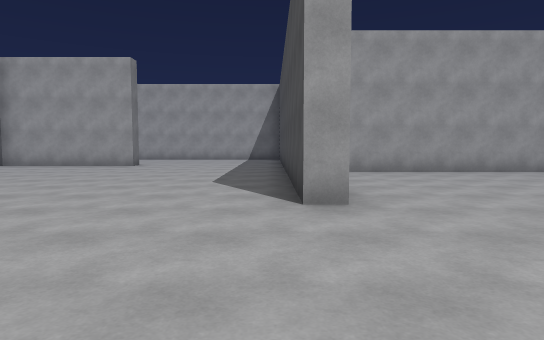
view 1 (above)

22 first-person views from a walk through a 3-D level made in the Unity game engine. The camera is 1.3 m above the floor, tilts 4° down and sees 75° across. The floor is counted in squares, 2 m on a side. Each view is taken from the middle of a square. On the plan, view 1 faces up. The plan holds only what a view shows up to about 10 squares ahead; the rest is blank. The place goes on beyond the plan. The player character is not drawn.

view 2
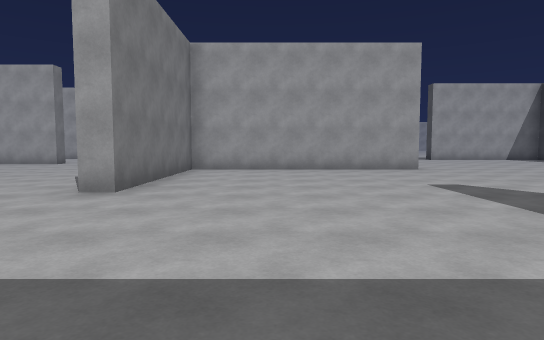

view 3
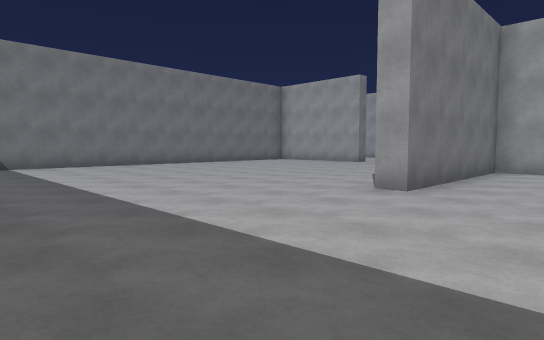

view 4
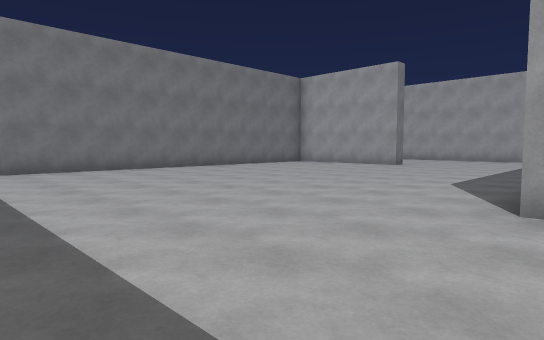

view 5
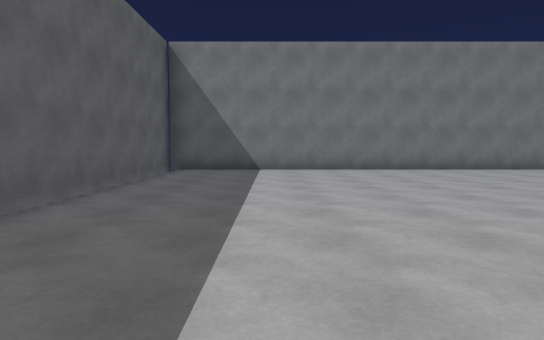

view 6
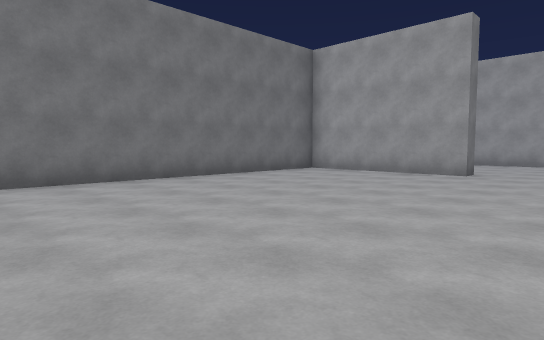

view 7
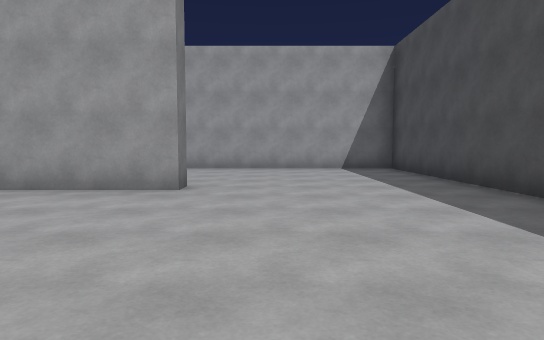

view 8
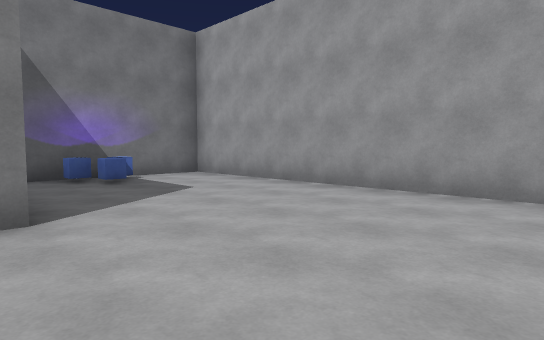

view 9
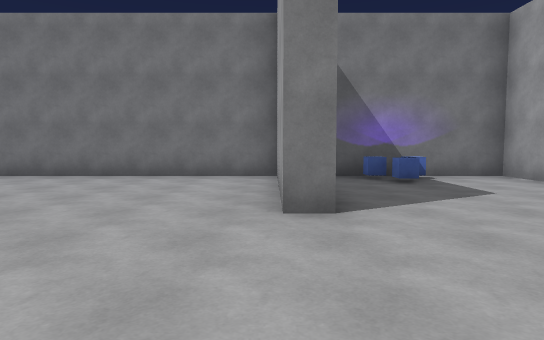

view 10
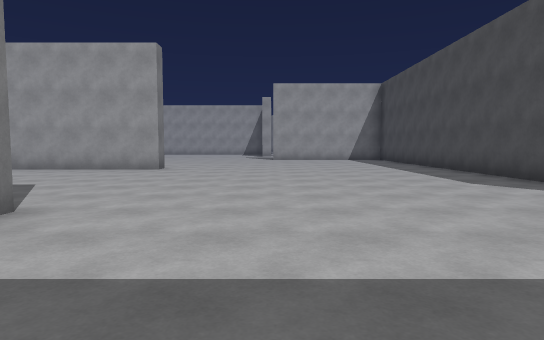

view 11
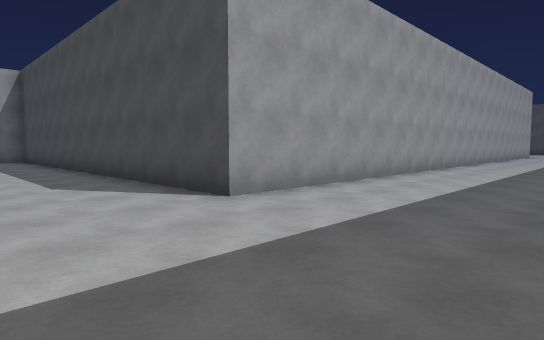

view 12
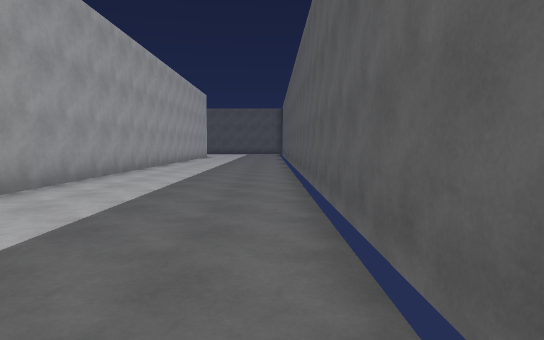

view 13
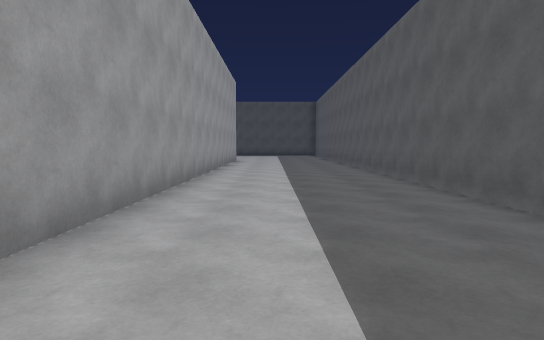

view 14
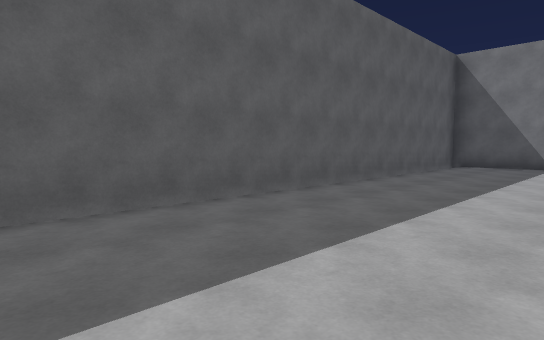

view 15
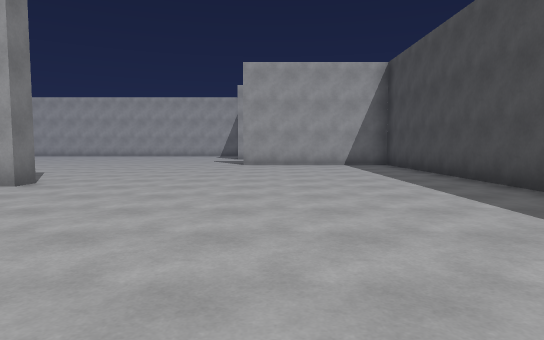

view 16
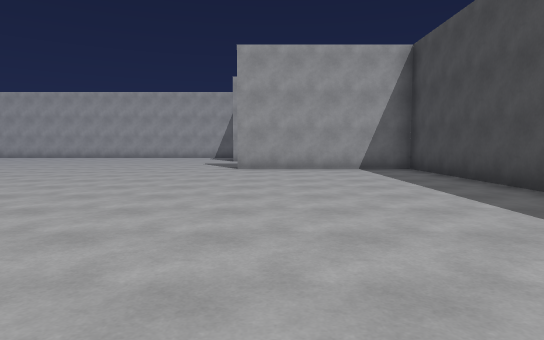

view 17
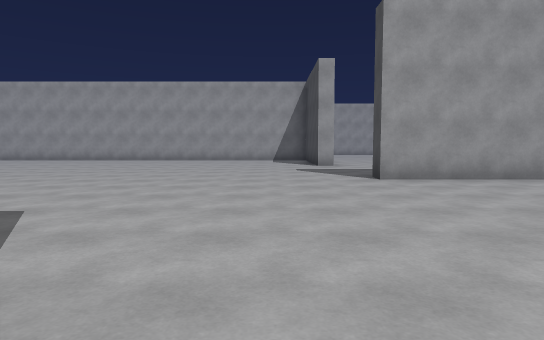

view 18
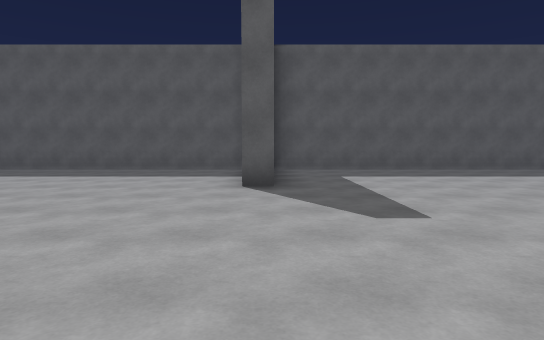

view 19
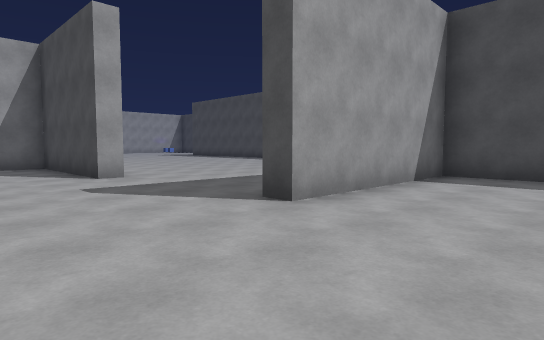

view 20
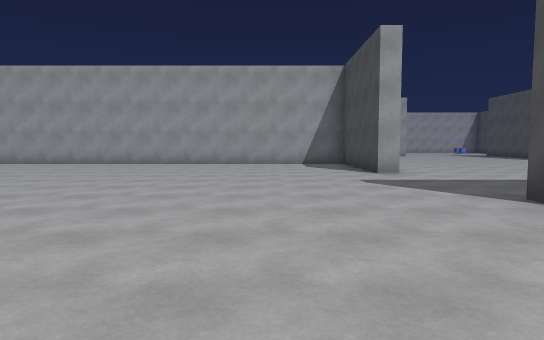

view 21
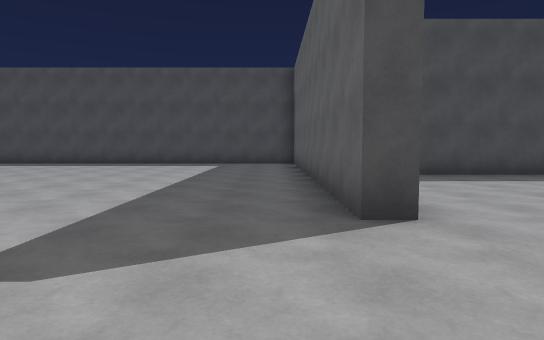

view 22
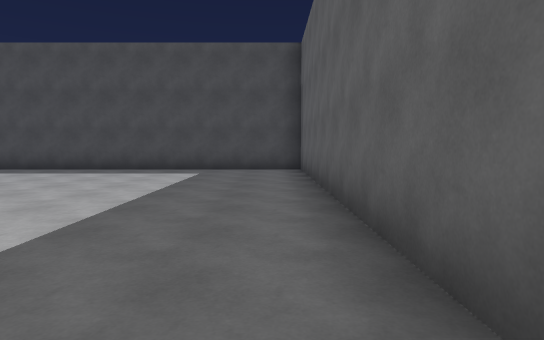

### Floor plan
Points are (right, up) in squares from view 1. A wall is a line through its corners. A room is listed if a view was taken in it or the views show most of it. See-through windows are left out.
Room 1 (views 1, 2, 3, 4, 5, 6, 7, 8, 9, 10, 11, 12, 13, 14, 15, 16, 17, 18, 19, 20, 21, 22)
walls: (7, 9.1) (7, 8.6) (0.8, 8.6) (0.8, 3.8) (0.3, 3.8) (0.3, 15.9) (-8.4, 15.9) (-8.4, 12.2); (6.9, 2.4) (7.5, 2.4); (7.5, 0.5) (7.5, -0.8); (10, 19.2) (9.5, 19.2) (9.5, 21.5); (-4.3, 11.6) (-4.3, 11.1) (-8.4, 11.1) (-8.4, -1.7) (-2.5, -1.7); (7.8, -1.7) (29, -1.7); (-0.5, -1.7) (7, -1.7); (29, 2.5) (14.8, 2.5) (14.8, 14.7) (10.1, 14.7) (10.1, 15.2) (19.5, 15.2) (19.5, 21.5)
objects: other object (-8, 14)

Where each view was taken, in squares from view 1:
view 1: 0 up, 0 right, facing up
view 2: 1 down, 3 right, facing up
view 3: 1 down, 3 right, facing up-left
view 4: 0 up, 1 right, facing up-left
view 5: 1 up, 1 right, facing left
view 6: 3 up, 2 left, facing up-left
view 7: 6 up, 3 left, facing up
view 8: 11 up, 1 left, facing up-left
view 9: 11 up, 1 left, facing left
view 10: 1 down, 10 right, facing up
view 11: 1 down, 12 right, facing up-right
view 12: 1 down, 15 right, facing right
view 13: 1 up, 19 right, facing right
view 14: 2 up, 19 right, facing down-left
view 15: 3 up, 11 right, facing up
view 16: 5 up, 11 right, facing up
view 17: 8 up, 8 right, facing up
view 18: 8 up, 7 right, facing down
view 19: 12 up, 7 right, facing up-right
view 20: 11 up, 7 right, facing up
view 21: 16 up, 7 right, facing right
view 22: 16 up, 10 right, facing right
